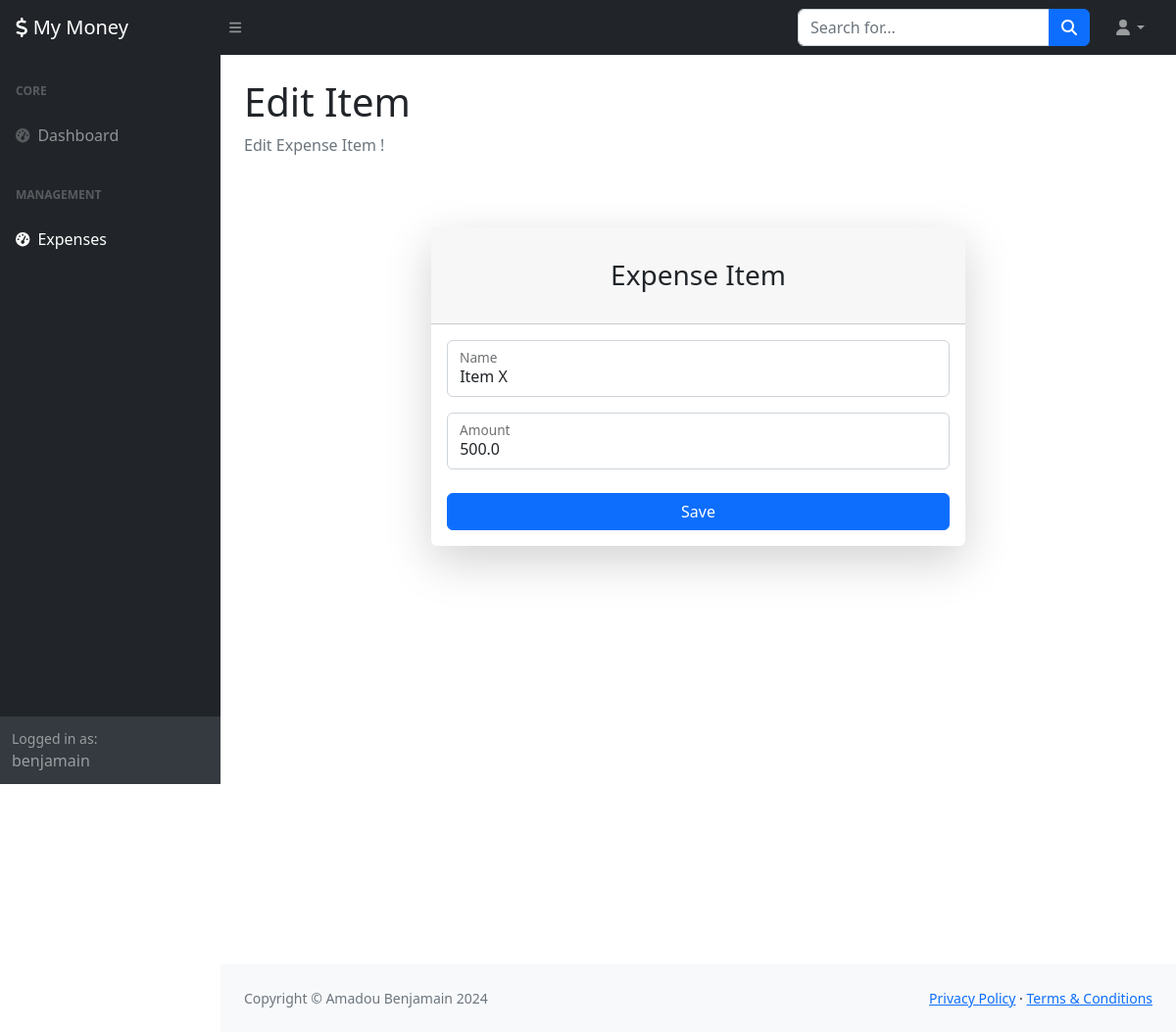
The page /expenses/1/items/1/edit (signed in) on the database as committed earlier.
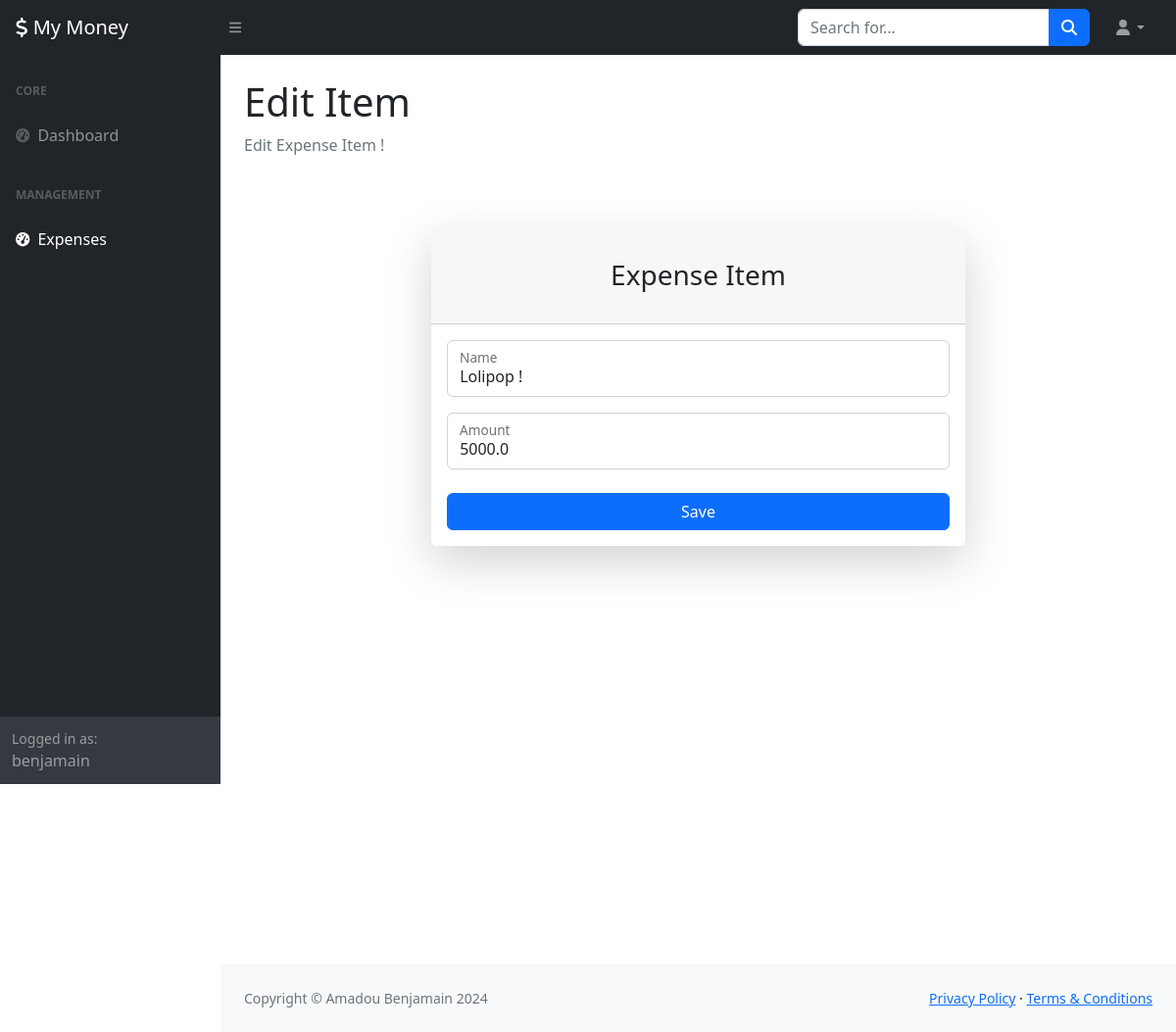
The same page on the database as committed later.
### App/models.py (models this page shows, shortened)
class ExpenseItem(models.Model):
    name = models.CharField("name", max_length=20)
    amount = models.FloatField("amount", default=0.0)
    expense = models.ForeignKey(Expense, on_delete=models.CASCADE, related_name="items")

### App/views.py (the view)
# urls.py: path('expenses/<int:expenseId>/items/<int:itemId>/edit', editExpenseItem, name="edit_expense_item"),
@login_required
def editExpenseItem(request: HttpRequest, expenseId: int, itemId: int):
    item = ExpenseItem.objects.get(id=itemId)
    if (request.method == "GET"):
        context = dict()
        context['xtitle'] = "Expenses"
        context['expense'] = Expense.objects.get(id=expenseId)
        context['item'] = item
        return render(request, "Edit Item", "Edit Expense Item !", "expenses/items/edit.html", context)
    else:
        form = ExpenseItemForm(request.POST, instance=item)
        if (form.is_valid()):
            form.save()
            return redirect("edit_expense", id=expenseId)
    return HttpResponse("Bad Request !")

### App/views.py (called while the page is built)
def render(request: HttpRequest, title: str, subTitle: str, template: str, context: Mapping[str, Any] = None):
    if (context == None):
        context = dict()
    context['title'] = title
    context['sub_title'] = subTitle
    if ("xtitle" not in context.keys()):
        context['xtitle'] = title
    return renderView(request, template, context)

### App/templates/expenses/items/edit.html (shortened to what this page needs)
{% extends 'base.html' %}
{% block content %}
<div id="layoutAuthentication">
    <div id="layoutAuthentication_content">
        <main>
            <div class="container">
                <div class="row justify-content-center">
                    <div class="col-lg-7">
                        <div class="card shadow-lg border-0 rounded-lg mt-5">
                            <div class="card-header"><h3 class="text-center font-weight-light my-4">Expense Item</h3></div>
                            <div class="card-body">
                                <form method="post" action="{% url 'expenses' %}/{{ expense.id }}/items/{{ item.id }}/edit">
                                    <div class="form-floating mb-3">
                                        <input class="form-control" id="inputEmail" type="text" placeholder="name@example.com" name="name" value="{{ item.name }}" />
                                        <label for="inputEmail">Name</label>
                                    </div>
                                    <div class="form-floating mb-3">
                                        <input class="form-control" id="inputUsername" type="number" placeholder="johndoe84" name="amount" value="{{ item.amount }}" />
                                        <label for="inputEmail">Amount</label>
                                    </div>
                                    <div class="mt-4 mb-0">
                                        <div class="d-grid"><input type="submit" value="Save" class="btn btn-primary btn-block" /></div>
                                    </div>
                                </form>
                            </div>
                        </div>
                    </div>
                </div>
            </div>
        </main>
    </div>
</div>
{% endblock %}

Rows that differ between the two databases and show on the page:
changed ExpenseItem: name "Item X" → "Lolipop !"; amount "500.0" → "5000.0"
